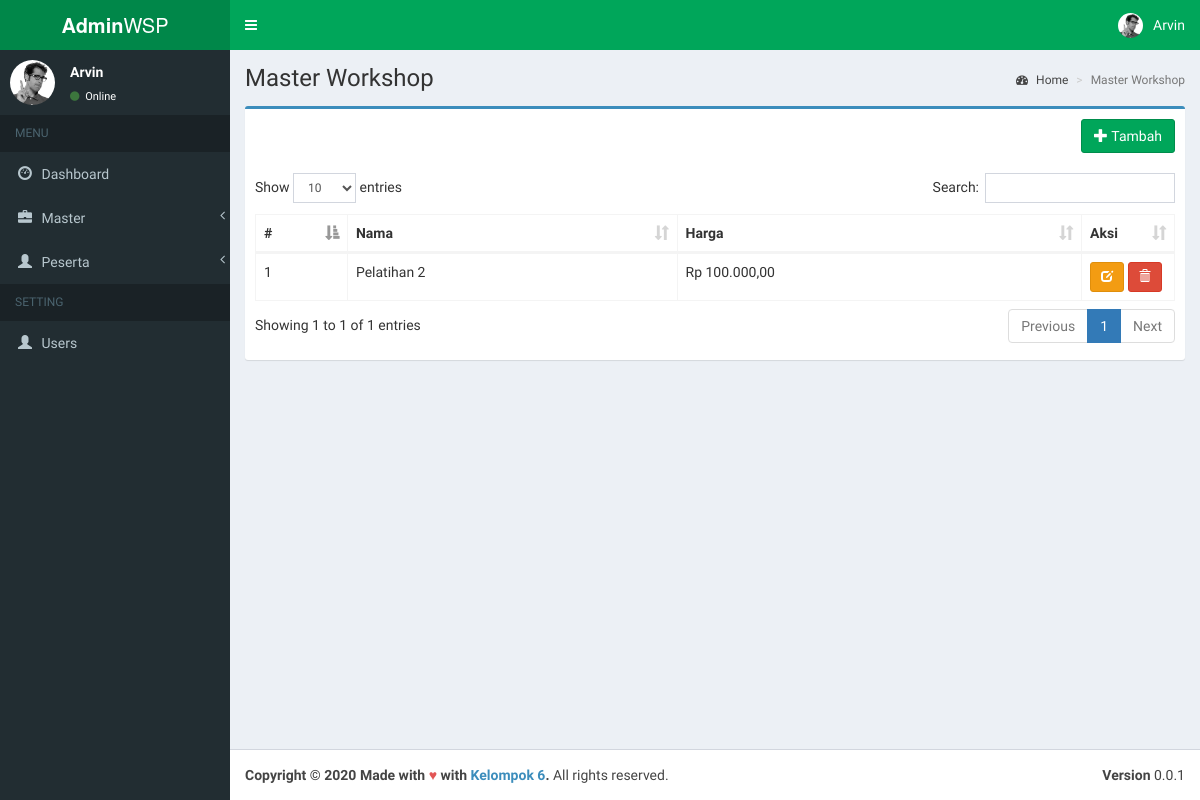
The app's page /index.php?page=workshop (signed in), older data.
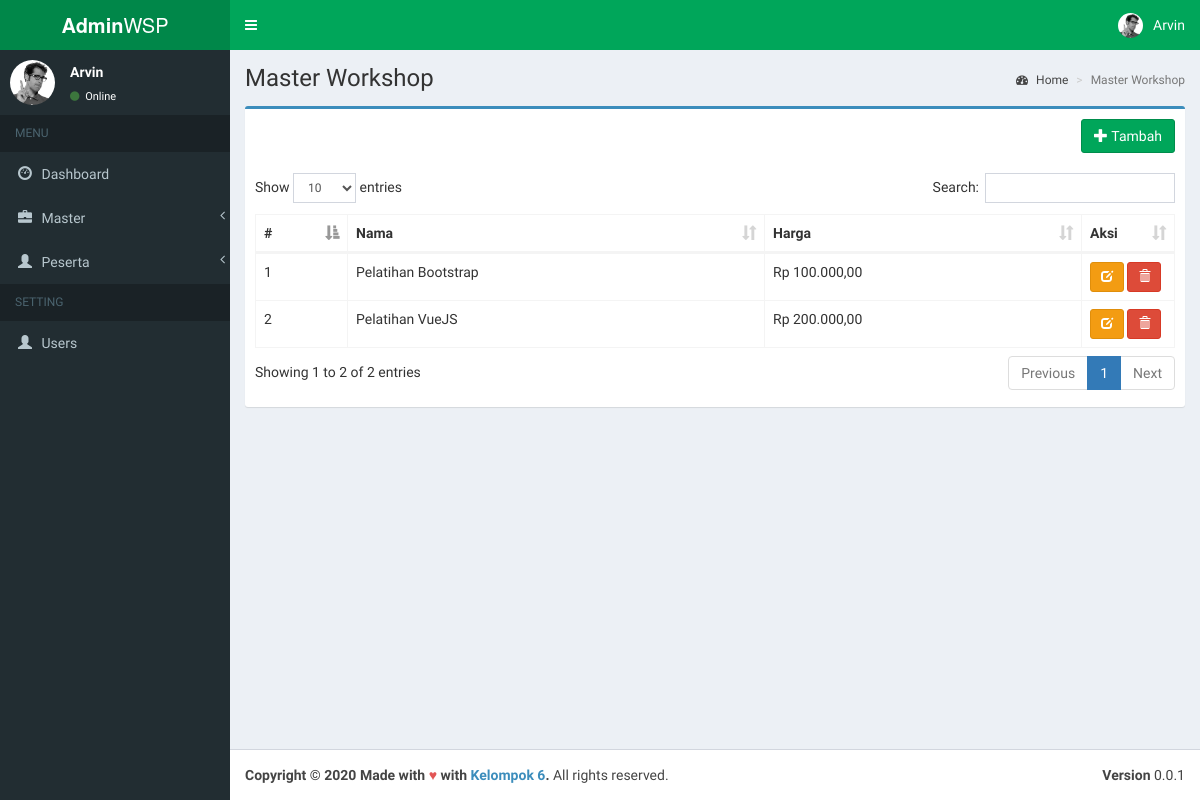
The same page, newer data.
### tables this page shows
CREATE TABLE `pelatihan`  (
  `id` int NOT NULL AUTO_INCREMENT,
  `name` varchar(255) NOT NULL,
  `harga` varchar(255) NOT NULL,
  PRIMARY KEY (`id`) USING BTREE
);

### pages/workshop/list.php (the view, shortened to what this page needs)
<?php
include_once("conf/connection.php");
if (isset($db)) {
    $result = mysqli_query($db, "SELECT * FROM pelatihan ORDER BY id DESC");
}
?>
<div class="content-wrapper">
    <section class="content-header">
        <h1>
            Master Workshop
        </h1>
        <ol class="breadcrumb">
            <li><a href="index.php"><i class="fa fa-dashboard"></i> Home</a></li>
            <li class="active">Master Workshop</li>
        </ol>
    </section>
    <section class="content">
        <div class="row">
            <div class="col-xs-12">
                <div class="box box-primary">
                    <div class="box-header">
                        <a href="index.php?page=workshop-create" class="btn btn-success pull-right" role="button" title="Tambah Data"><i
                                class="glyphicon glyphicon-plus"></i> Tambah</a>
                    </div>
                    <div class="box-body">
                        <table id="workshop" class="table table-bordered table-hover table-responsive">
                            <thead>
                            <tr>
                                <th width="10%">#</th>
                                <th>Nama</th>
                                <th>Harga</th>
                                <th width="10%">Aksi</th>
                            </tr>
                            </thead>
                            <tbody>
                            <?php
                                $no=0;
                                if ($result) while($row = mysqli_fetch_array($result)) {
                                    ?>
                                    <tr>
                                        <td><?= $no=$no+1;?></td>
                                        <td><?= $row['name'];?></td>
                                        <td><?= "Rp " . number_format($row['harga'],2,',','.');?></td>
                                        <td>
                                            <a href="index.php?page=workshop-edit&id=<?=$row['id'];?>" class="btn btn-sm btn-warning" role="button" title="Ubah Data"><i class="glyphicon glyphicon-edit"></i></a>
                                            <a href="pages/workshop/hapus.php?id=<?=$row['id'];?>" onclick="return confirm('Anda yakin akan menghapus data ' + '<?=$row['name'];?>' + ' ini ?');" class="btn btn-sm btn-danger" role="button" title="Hapus Data"><i class="glyphicon glyphicon-trash"></i></a>
                                        </td>
                                    </tr>
                                <?php } else {
                                    ?>
                                    <tr>
                                        <td colspan="5" align="center">Data Tidak Ditemukan</td>
                                    </tr>
                                    <?php
                                }?>
                            </tbody>
                        </table>
                    </div>
                </div>
            </div>
        </div>
    </section>
</div>

Row changes from the older to the newer data that the page shows:
removed pelatihan: name "Pelatihan 2", harga "100.000,00"
added pelatihan: name "Pelatihan Bootstrap", harga "100.000,00"
added pelatihan: no "2", name "Pelatihan VueJS", harga "200.000,00"
Text that changed along with them:
text written by a page script: "Show entries Search: Showing 1 to 1 of 1 entries Previous 1 Next" → "Show entries Search: Showing 1 to 2 of 2 entries Previous 1 Next"
